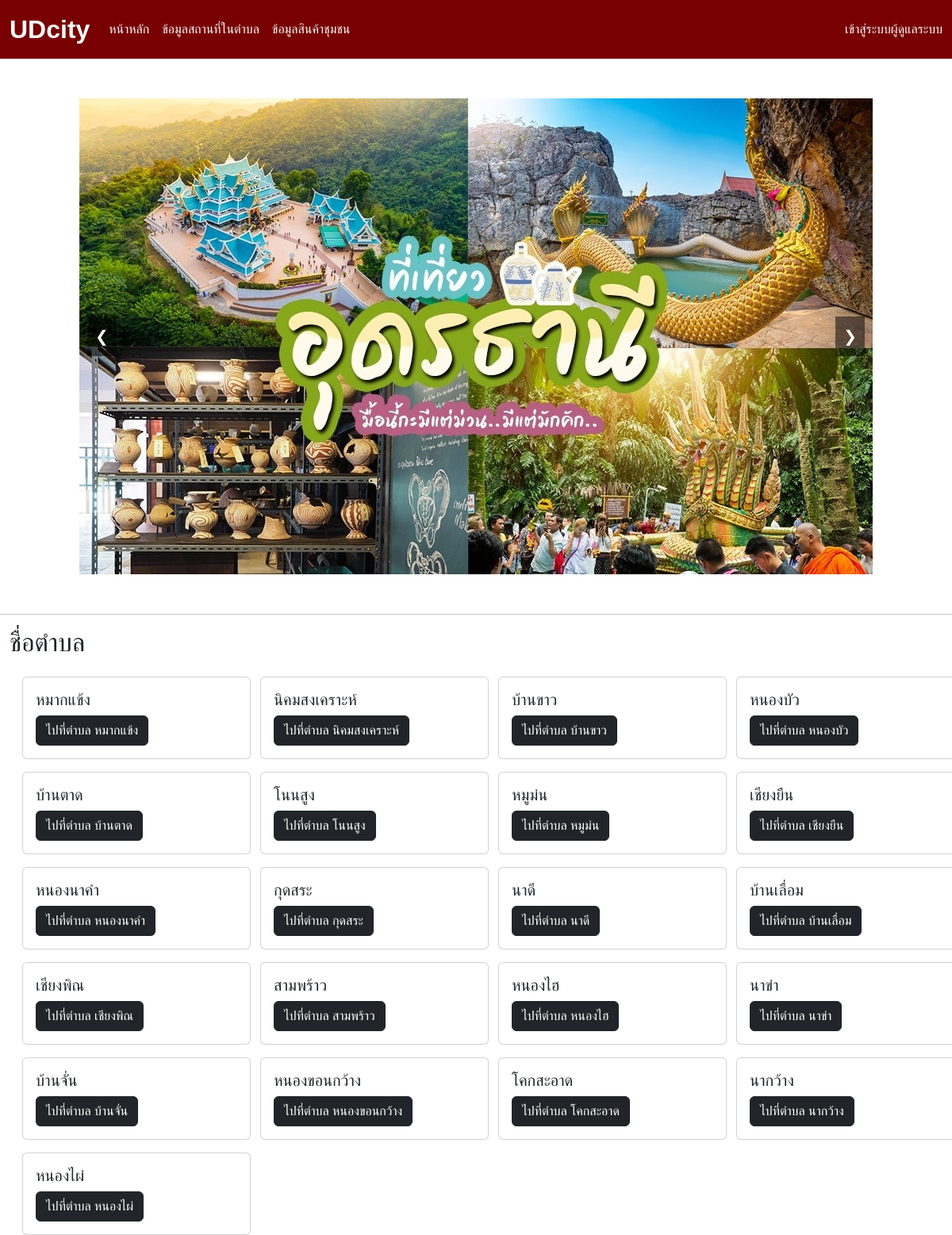
The page / on the database its author committed.
### tables this page shows
CREATE TABLE `subdistricts` (
  `subdistrict_id` int(11) NOT NULL,
  `subdistrict_name` varchar(100) NOT NULL
);

### index.php (the view, shortened to what this page needs)
<!DOCTYPE html>
<html lang="en">
<head>
   <link rel="stylesheet" href="./css/slide.css">
</head>
<body>
    <?php
    require('./header.php');
    $sql = "SELECT * FROM subdistricts";
    $qry = $conn->query($sql);
    ?>
<div class="slider-container">
        <div class="slider">
            <img src="./ud_img/1.jpg"  alt="Image 1">
        </div>
        <button class="botton prev" onclick="changeSlide(-1)">&#10094;</button>
        <button class="botton next" onclick="changeSlide(1)">&#10095;</button>
    </div>
    <hr>
    <div class="container-fluid mt-3 ">
        <div class="d-flex justify-content-between">
            <h2>ชื่อตำบล</h2>
        </div>
        <div class="row">
    <?php while($res = $qry->fetch_assoc()){  ?>
        <div class="col col-lg-3">
    <div class="card ms-3 mt-3" style="width: 18rem;">
  <div class="card-body">
    <h5 class="card-title"><?= $res['subdistrict_name'] ?></h5>
    <form action="./admin_info_thumbon.php" method="post">
        <button name="id" class="btn btn-dark" value="<?= $res['subdistrict_id'] ?>">ไปที่ตำบล <?= $res['subdistrict_name'] ?> </button>
    </form>
  </div>
    </div>
    </div>
    <?php }?>
    </div>
    </div>
</body>
</html>

### css/slide.css (style rules this page uses)
.slider-container { position: relative; max-width: 100%; width: 1000px; margin: 50px auto; overflow: hidden; }
.slider { display: flex; transition: transform 0.5s ease; }
.slider img { width: 100%; height: auto; }
.botton { position: absolute; top: 50%; transform: translateY(-50%); background-color: rgba(0, 0, 0, 0.5); color: white; border: none; font-size: 20px; padding: 10px; cursor: pointer; z-index: 10; }
.botton.prev { left: 10px; }
.botton.next { right: 10px; }

### header.php (style rules this page uses)
* { font-family: Arial, Helvetica, sans-serif; }

### rows shown on the page
subdistricts: subdistrict_name "หมากแข้ง", $res['subdistrict_id'] 1 (drawn)
subdistricts: subdistrict_name "นิคมสงเคราะห์", $res['subdistrict_id'] 2 (drawn)
subdistricts: subdistrict_name "บ้านขาว", $res['subdistrict_id'] 3 (drawn)
subdistricts: subdistrict_name "หนองบัว", $res['subdistrict_id'] 4 (drawn)
subdistricts: subdistrict_name "บ้านตาด", $res['subdistrict_id'] 5 (drawn)
subdistricts: subdistrict_name "โนนสูง", $res['subdistrict_id'] 6 (drawn)
subdistricts: subdistrict_name "หมูม่น", $res['subdistrict_id'] 7 (drawn)
subdistricts: subdistrict_name "เชียงยืน", $res['subdistrict_id'] 8 (drawn)
subdistricts: subdistrict_name "หนองนาคำ", $res['subdistrict_id'] 9 (drawn)
subdistricts: subdistrict_name "กุดสระ", $res['subdistrict_id'] 10 (drawn)
subdistricts: subdistrict_name "นาดี", $res['subdistrict_id'] 11 (drawn)
subdistricts: subdistrict_name "บ้านเลื่อม", $res['subdistrict_id'] 12 (drawn)
subdistricts: subdistrict_name "เชียงพิณ", $res['subdistrict_id'] 13 (drawn)
subdistricts: subdistrict_name "สามพร้าว", $res['subdistrict_id'] 14 (drawn)
subdistricts: subdistrict_name "หนองไฮ", $res['subdistrict_id'] 15 (drawn)
subdistricts: subdistrict_name "นาข่า", $res['subdistrict_id'] 16 (drawn)
subdistricts: subdistrict_name "บ้านจั่น", $res['subdistrict_id'] 17 (drawn)
subdistricts: subdistrict_name "หนองขอนกว้าง", $res['subdistrict_id'] 18 (drawn)
subdistricts: subdistrict_name "โคกสะอาด", $res['subdistrict_id'] 19 (drawn)
subdistricts: subdistrict_name "นากว้าง", $res['subdistrict_id'] 20 (drawn)
subdistricts: subdistrict_name "หนองไผ่", $res['subdistrict_id'] 21 (drawn)
